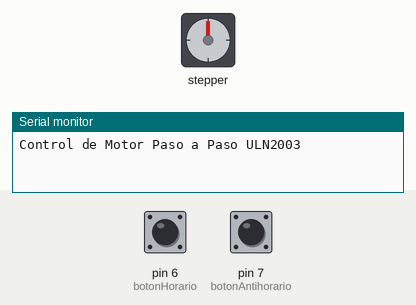
The sketch below on a simulated Arduino Uno, built with avr-gcc and run on an emulated ATmega328P. Shown: stepper motor, the last lines printed to the serial monitor. Inputs (shaded band) come from the test bench; at power-on: pin 6 (botonHorario) HIGH, pin 7 (botonAntihorario) HIGH. Stepper angles assume 100 steps per turn.

Above: at 1.2 s.
1.3 s: pin 6 (botonHorario) pulled LOW for 0.15 s
At 1.45 s:
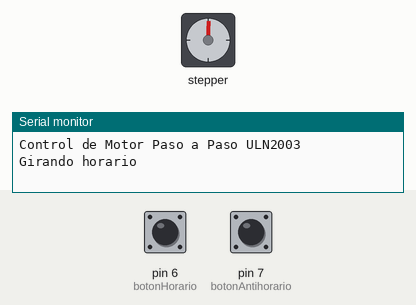
4.3 s: pin 7 (botonAntihorario) pulled LOW for 3.2 s
At 4.45 s:
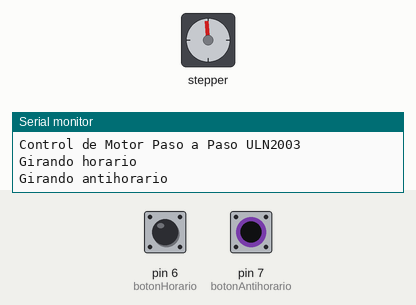
9.0 s: pin 6 (botonHorario) pulled LOW for 1 s
At 9.78 s:
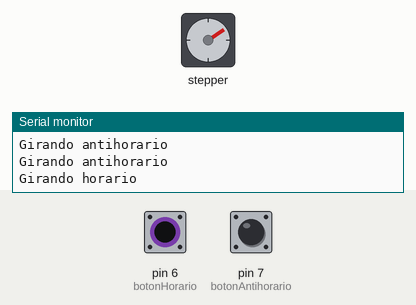
12.6 s: pin 7 (botonAntihorario) pulled LOW for 0.15 s
At 13.05 s:
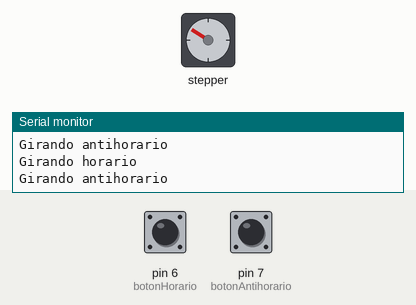
15.7 s: pin 6 (botonHorario) pulled LOW for 3.2 s
At 16.45 s:
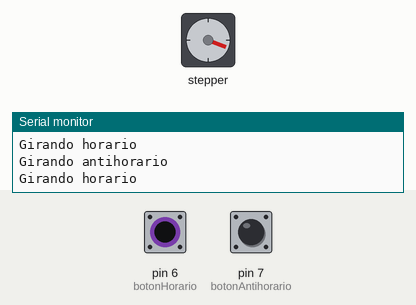
20.4 s: pin 6 (botonHorario) driven LOW and pin 7 (botonAntihorario) driven LOW
At 21.48 s:
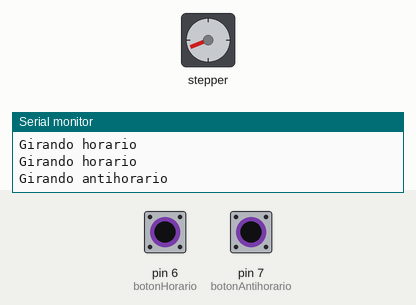
Timing chart, 0 to 24.4 s (numbered marks = the images above; inputs shaded):
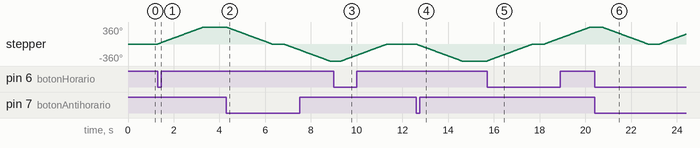

The sketch:

Practica19.ino
```cpp
#include <Stepper.h>

// Número de pasos para 360°, ajustable
int totalPasos = 100; // Puedes cambiar a 20 o 50 más adelante

// Pines de control del ULN2003 conectados al Arduino
const int motorPins[] = {8, 9, 10, 11};

// Crear objeto Stepper
Stepper motor(totalPasos, motorPins[0], motorPins[2], motorPins[1], motorPins[3]);

// Pines de botones para sentido de giro
const int botonHorario = 6;
const int botonAntihorario = 7;

// Velocidad en RPM (elige una de estas: 10, 20, 30, 50, 60)
int velocidadRPM = 30;

void setup() {
  // Configurar pines de botones
  pinMode(botonHorario, INPUT_PULLUP);
  pinMode(botonAntihorario, INPUT_PULLUP);

  // Configurar velocidad del motor
  motor.setSpeed(velocidadRPM);

  Serial.begin(9600);
  Serial.println("Control de Motor Paso a Paso ULN2003");
}

void loop() {
  if (digitalRead(botonHorario) == LOW) {
    Serial.println("Girando horario");
    motor.step(totalPasos);  // Gira 360° en sentido horario
    delay(500);
  }

  if (digitalRead(botonAntihorario) == LOW) {
    Serial.println("Girando antihorario");
    motor.step(-totalPasos); // Gira 360° en sentido antihorario
    delay(500);
  }
}
```

Measured:
- after the input at 1.3 s, stepper: turns 360° clockwise in 2.0 s, starting at once
- after the input at 4.3 s, stepper: turns 360° counter-clockwise in 2.0 s, then 360° counter-clockwise in 2.0 s
- after the input at 9.0 s, stepper: turns 360° clockwise in 2.0 s, starting after 0.33 s
- after the input at 12.6 s, stepper: turns 360° counter-clockwise in 2.0 s, starting at once
- after the input at 15.7 s, stepper: turns 360° clockwise in 2.0 s, then 360° clockwise in 2.0 s
- after the input at 20.4 s, stepper: turns 360° counter-clockwise in 2.0 s, then 208° clockwise in 1.1 s
